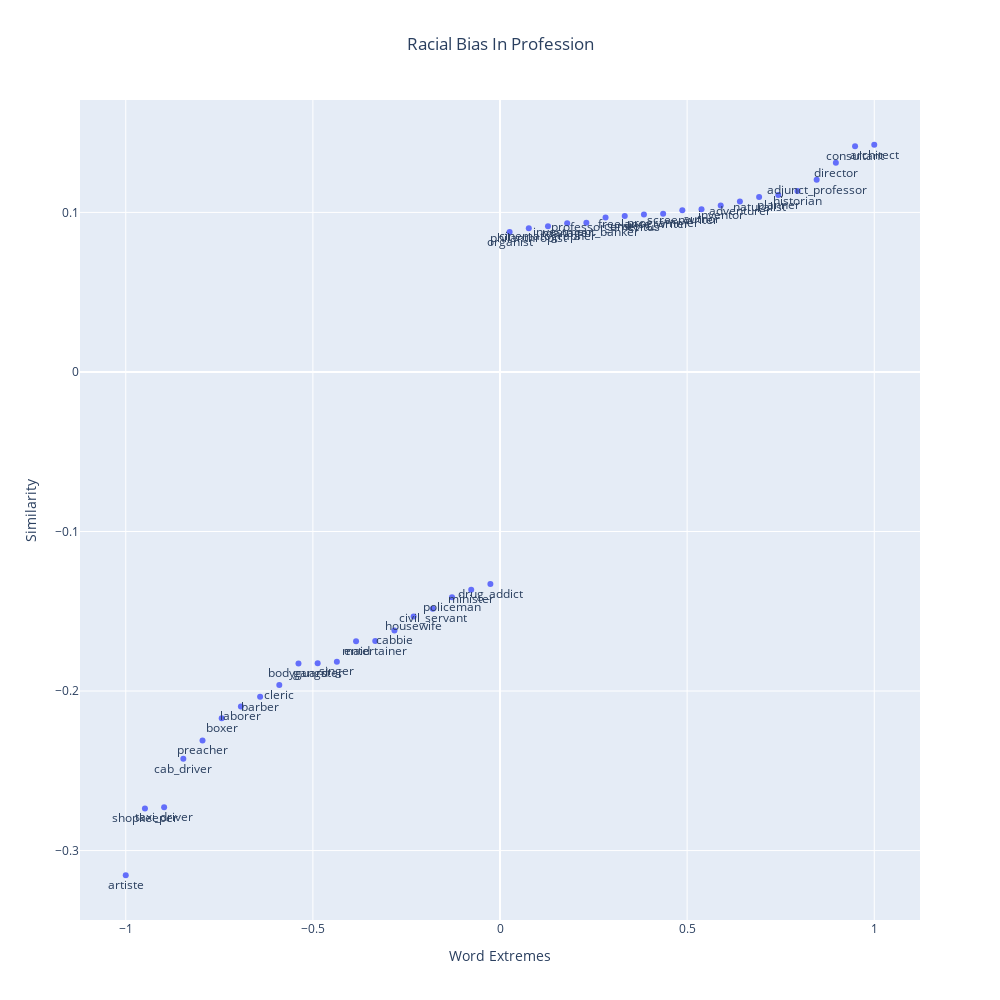

Source (notebook cell):
### Code cell
plot_words_extreme(sp[:20], sp[-20:], 40, x_title='Word Extremes', y_title='Similarity', 
title='Racial Bias In Profession')

### Figure 1 — Plotly figure (JSON) as saved in the notebook; plotly's stock layout.template omitted (floating-point values rounded to 4 significant figures)
{"data": [{"mode": "markers+text", "name": "Markers and Text", "text": ["artiste", "shopkeeper", "taxi_driver", "cab_driver", "preacher", "boxer", "laborer", "barber", "cleric", "bodyguard", "gangster", "singer", "maid", "entertainer", "cabbie", "housewife", "civil_servant", "policeman", "minister", "drug_addict", "organist", "philanthropist", "cinematographer", "manager", "investment_banker", "professor_emeritus", "curator", "freelance_writer", "programmer", "screenwriter", "author", "inventor", "adventurer", "naturalist", "planner", "historian", "adjunct_professor", "director", "consultant", "architect"], "textposition": "bottom center", "type": "scatter", "x": [-1, -0.9487, -0.8974, -0.8462, -0.7949, -0.7436, -0.6923, -0.641, -0.5897, -0.5385, -0.4872, -0.4359, -0.3846, -0.3333, -0.2821, -0.2308, -0.1795, -0.1282, -0.07692, -0.02564, 0.02564, 0.07692, 0.1282, 0.1795, 0.2308, 0.2821, 0.3333, 0.3846, 0.4359, 0.4872, 0.5385, 0.5897, 0.641, 0.6923, 0.7436, 0.7949, 0.8462, 0.8974, 0.9487, 1], "y": [-0.3155, -0.2737, -0.2729, -0.2425, -0.231, -0.2171, -0.2097, -0.2036, -0.1963, -0.1827, -0.1825, -0.1816, -0.1688, -0.1687, -0.162, -0.1533, -0.1484, -0.1412, -0.1365, -0.133, 0.08779, 0.09007, 0.09135, 0.09318, 0.09358, 0.09688, 0.09783, 0.09865, 0.09917, 0.1014, 0.102, 0.1044, 0.1068, 0.1096, 0.1109, 0.1134, 0.1204, 0.1311, 0.1414, 0.1424]}], "layout": {"height": 1000, "title": {"text": "Racial Bias In Profession", "x": 0.5}, "width": 1000, "xaxis": {"title": {"text": "Word Extremes"}}, "yaxis": {"title": {"text": "Similarity"}}}}
